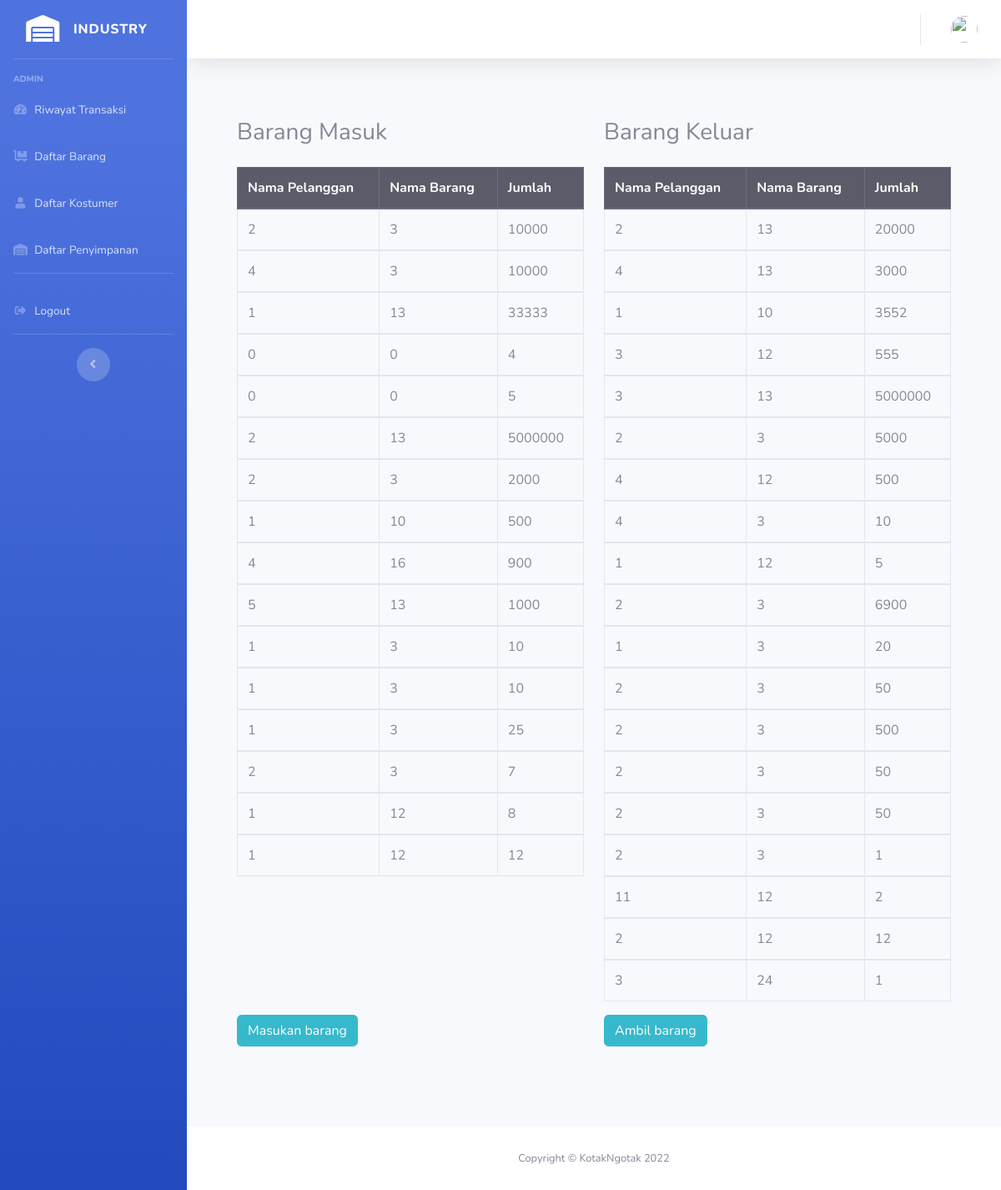
Screenshot of /index.php/admin with the database file from the repository.
### tables this page shows
CREATE TABLE `transaksi` (
  `id_transaksi` int(255) NOT NULL,
  `id_kostumer` int(11) NOT NULL,
  `id_barang` int(20) NOT NULL,
  `jumlah` int(255) NOT NULL,
  `status` varchar(255) NOT NULL
);

CREATE TABLE `transaksi2` (
  `id_transaksi2` int(255) NOT NULL,
  `id_kostumer` int(11) NOT NULL,
  `id_barang` int(20) NOT NULL,
  `jumlah` int(255) NOT NULL,
  `status` varchar(255) NOT NULL
);

### application/controllers/Admin.php (called while the page is built, shortened)
<?php
class Admin extends CI_Controller {
	public function __construct()
	{
		$this->load->model('Barang_model');
		$this->load->library('form_validation');
	}
	public function index()
	{
		$data['transaksi'] = $this->Barang_model->getallTransaksi();
		$data['transaksi2'] = $this->Barang_model->getallTransaksi2();
		$data['kostumer'] = $this->Barang_model->getallKostumer();
		$data['barang'] = $this->Barang_model->getAllBarang();
		$data['title'] = 'Riwayat Transaksi';
		$data['user'] = $this->db->get_where('user', ['email' => $this->session->userdata('email')])->row_array();
		$this->load->view('template/header', $data);
		$this->load->view('template/sidebar', $data);
		$this->load->view('template/topbar', $data);
		$this->load->view('admin/index', $data);
		$this->load->view('template/footer');
	}
}

### index.php (called while the page is built, shortened)
<?php
require_once BASEPATH.'core/CodeIgniter.php';

### application/models/Barang_model.php (called while the page is built, shortened)
<?php
class Barang_model extends CI_model {
	public function getallTransaksi()
	{
		return $this->db->get('transaksi')->result_array();
	}
	public function getallTransaksi2()
	{
		return $this->db->get('transaksi2')->result_array();
	}
}

### application/views/admin/index.php (the view, shortened to what this page needs)
     <div class="container-fluid">
      <div class="container mt-5 mb-5 pb-5 bg-light">
	<div class="row mt-3 mx-auto bg-item" style="width: 100%;">
		<div class="col-md-6 mx-auto" style="width: 100%;">
			<h3 class="w3-center mt-4 mb-4">Barang Masuk</h3>
			<table class=" container mx-auto table table-hover table-bordered" style="width: 100%;">
			  <thead class="thead-dark">
			    <tr>
			      <th scope="col">Nama Pelanggan</th>
			      <th scope="col">Nama Barang</th>
			      <th scope="col">Jumlah</th>
			    </tr>
			  </thead>
				<?php
				foreach( $transaksi as $trs ) : ?>
			  <tbody>
			    <tr>
			      <td><?= $trs['id_kostumer']; ?></td>
			      <td><?= $trs['id_barang']; ?></td>
			      <td><?= $trs['jumlah']; ?></td>
			    </tr>
			  </tbody>
			  	<?php endforeach; ?>
			</table>
		</div>
		<div class="col-md-6 mx-auto" style="width: 100%;">
			<table class=" container mx-auto table table-hover table-bordered"
			style="width: 100%;">
			<h3 class="w3-center mt-4 mb-4">Barang Keluar</h3>
			  <thead class="thead-dark">
			    <tr>
			      <th scope="col">Nama Pelanggan</th>
			      <th scope="col">Nama Barang</th>
			      <th scope="col">Jumlah</th>
			    </tr>
			  </thead>
				<?php foreach( $transaksi2 as $trs2 ) : ?>
			  <tbody>
			    <tr>
			      <td><?= $trs2['id_kostumer']; ?></td>
			      <td><?= $trs2['id_barang']; ?></td>
			      <td><?= $trs2['jumlah']; ?></td>
			    </tr>
			  </tbody>
			  	<?php endforeach; ?>
			</table>
		</div>
			<div class="col-md-6 mx-auto" style="width:  100%">
				<a href="<?= base_url(); ?>admin/tambah" class="btn btn-info ">Masukan barang</a>
			</div>
			<div class="col-md-6 mx-auto w3-center" style="width:  100%">
				<a href="<?= base_url(); ?>admin/ambil" class="btn btn-info ">Ambil barang</a>
			</div>
	</div>
</div>
     </div>
   </div>

### rows the page displays
transaksi: id_kostumer "2", id_barang "3", jumlah "10000"
transaksi: id_kostumer "4", id_barang "3", jumlah "10000"
transaksi: id_kostumer "1", id_barang "13", jumlah "33333"
transaksi: id_kostumer "0", id_barang "0", jumlah "4"
transaksi: id_kostumer "0", id_barang "0", jumlah "5"
transaksi: id_kostumer "2", id_barang "13", jumlah "5000000"
transaksi: id_kostumer "2", id_barang "3", jumlah "2000"
transaksi: id_kostumer "1", id_barang "10", jumlah "500"
transaksi: id_kostumer "4", id_barang "16", jumlah "900"
transaksi: id_kostumer "5", id_barang "13", jumlah "1000"
transaksi: id_kostumer "1", id_barang "3", jumlah "10"
transaksi: id_kostumer "1", id_barang "3", jumlah "10"
transaksi: id_kostumer "1", id_barang "3", jumlah "25"
transaksi: id_kostumer "2", id_barang "3", jumlah "7"
transaksi: id_kostumer "1", id_barang "12", jumlah "8"
transaksi: id_kostumer "1", id_barang "12", jumlah "12"
transaksi2: id_kostumer "2", id_barang "13", jumlah "20000"
transaksi2: id_kostumer "4", id_barang "13", jumlah "3000"
transaksi2: id_kostumer "1", id_barang "10", jumlah "3552"
transaksi2: id_kostumer "3", id_barang "12", jumlah "555"
transaksi2: id_kostumer "3", id_barang "13", jumlah "5000000"
transaksi2: id_kostumer "2", id_barang "3", jumlah "5000"
transaksi2: id_kostumer "4", id_barang "12", jumlah "500"
transaksi2: id_kostumer "4", id_barang "3", jumlah "10"
transaksi2: id_kostumer "1", id_barang "12", jumlah "5"
transaksi2: id_kostumer "2", id_barang "3", jumlah "6900"
transaksi2: id_kostumer "1", id_barang "3", jumlah "20"
transaksi2: id_kostumer "2", id_barang "3", jumlah "50"
transaksi2: id_kostumer "2", id_barang "3", jumlah "500"
transaksi2: id_kostumer "2", id_barang "3", jumlah "50"
transaksi2: id_kostumer "2", id_barang "3", jumlah "50"
transaksi2: id_kostumer "2", id_barang "3", jumlah "1"
transaksi2: id_kostumer "11", id_barang "12", jumlah "2"
transaksi2: id_kostumer "2", id_barang "12", jumlah "12"
transaksi2: id_kostumer "3", id_barang "24", jumlah "1"
